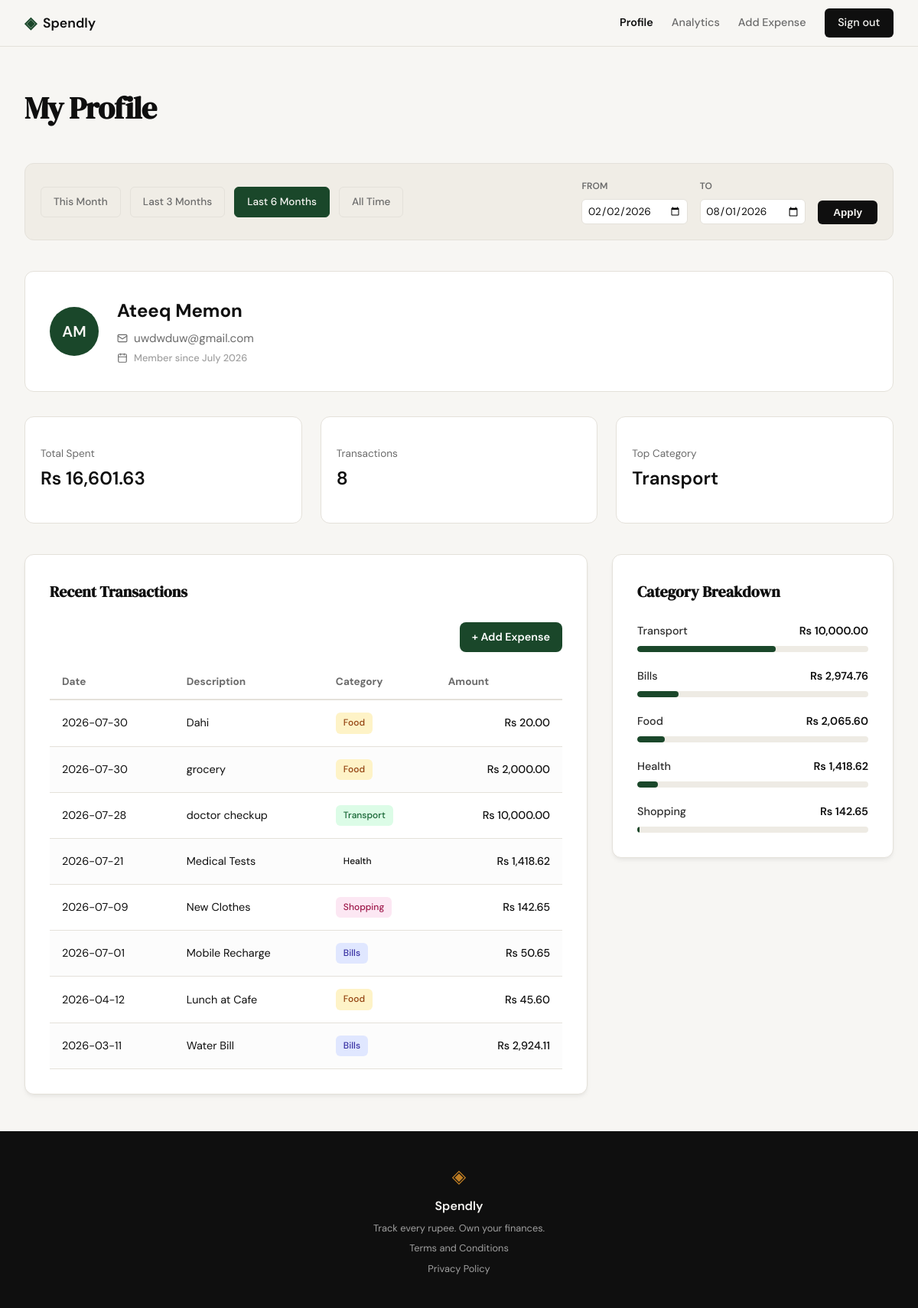
The page /profile?date_from=2026-02-02&date_to=2026-08-01 (signed in) on the database its author committed.
### tables this page shows
CREATE TABLE users (
                id INTEGER PRIMARY KEY AUTOINCREMENT,
                name TEXT NOT NULL,
                email TEXT UNIQUE NOT NULL,
                password_hash TEXT NOT NULL,
                created_at TEXT DEFAULT (datetime('now'))
            );

CREATE TABLE expenses (
                id INTEGER PRIMARY KEY AUTOINCREMENT,
                user_id INTEGER NOT NULL,
                amount REAL NOT NULL,
                category TEXT NOT NULL,
                date TEXT NOT NULL,
                description TEXT,
                created_at TEXT DEFAULT (datetime('now')),
                FOREIGN KEY (user_id) REFERENCES users (id)
            );

### app.py (the view)
@app.route("/profile")
def profile():
    if not session.get("user_id"):
        flash("Please log in to access your profile.", "error")
        return redirect(url_for("login"))
    user_id = session["user_id"]
    date_from = request.args.get("date_from")
    date_to = request.args.get("date_to")
    validated_from = None
    validated_to = None
    if date_from and date_to:
        try:
            validated_from = datetime.strptime(date_from, "%Y-%m-%d").date()
            validated_to = datetime.strptime(date_to, "%Y-%m-%d").date()
            if validated_from > validated_to:
                flash("Start date must be before end date.", "error")
                validated_from = validated_to = None
        except ValueError:
            validated_from = validated_to = None # Explicitly reset
    today = datetime.now().date()
    presets = {
        "this_month": {
            "label": "This Month",
            "from": datetime(today.year, today.month, 1).date(),
            "to": today
        },
        "last_3_months": {
            "label": "Last 3 Months",
            "from": today - timedelta(days=90), # Approx 3 months
            "to": today
        },
        "last_6_months": {
            "label": "Last 6 Months",
            "from": today - timedelta(days=180), # Approx 6 months
            "to": today
        },
        "all_time": {
            "label": "All Time",
            "from": None,
            "to": None
        }
    }
    user_info = get_user_by_id(user_id)
    if not user_info:
        flash("User profile not found.", "error")
        return redirect(url_for("login"))
    stats = get_summary_stats(user_id, date_from=validated_from, date_to=validated_to)
    txs = get_recent_transactions(user_id, date_from=validated_from, date_to=validated_to)
    cats = get_category_breakdown(user_id, date_from=validated_from, date_to=validated_to)
    profile_data = {
        "user": {
            "name": user_info["name"],
            "email": user_info["email"],
            "initials": "".join([n[0].upper() for n in user_info["name"].split()]),
            "joined": user_info["member_since"]
        },
        "stats": {
            "total_spent": f"Rs {stats['total_spent']:,.2f}",
            "tx_count": stats["transaction_count"],
            "top_category": stats["top_category"]
        },
        "transactions": [
            {
                "date": tx["date"],
                "desc": tx["desc"],
                "category": tx["category"],
                "amount": f"Rs {tx['amount']:,.2f}"
            }
            for tx in txs
        ],
        "categories": [
            {
                "name": cat["name"],
                "amount": f"Rs {cat['amount']:,.2f}",
                "percent": cat["pct"]
            }
            for cat in cats
        ]
    }
    return render_template("profile.html", profile=profile_data, date_from=validated_from, date_to=validated_to, presets=presets)

### database/db.py (called while the page is built)
def get_db():
    conn = sqlite3.connect(DB_PATH)
    conn.row_factory = sqlite3.Row
    conn.execute("PRAGMA foreign_keys = ON")
    return conn

### database/queries.py (called while the page is built)
def get_user_by_id(user_id):
    with get_db() as conn:
        row = conn.execute('SELECT name, email, created_at FROM users WHERE id = ?', (user_id,)).fetchone()
        if not row:
            return None
        try:
            dt = datetime.strptime(row['created_at'], '%Y-%m-%d %H:%M:%S')
            member_since = dt.strftime('%B %Y')
        except (ValueError, TypeError):
            member_since = "Unknown"
        return {
            "name": row['name'],
            "email": row['email'],
            "member_since": member_since
        }

### templates/profile.html (shortened to what this page needs)
{% extends "base.html" %}
{% block content %}
<div class="profile-container">
    <header class="profile-header">
        <h1 class="profile-title">My Profile</h1>
    </header>
    <section class="profile-filter-bar">
        <div class="filter-presets">
            {% for id, preset in presets.items() %}
            <a href="{{ url_for('profile', date_from=preset.from, date_to=preset.to) }}"
               class="filter-btn {{ 'active' if (date_from == preset.from and date_to == preset.to) else '' }}">
                {{ preset.label }}
            </a>
            {% endfor %}
        </div>
        <form class="filter-custom-range" method="GET" action="{{ url_for('profile') }}">
            <div class="input-group">
                <label for="date_from">From</label>
                <input type="date" id="date_from" name="date_from" value="{{ date_from or '' }}">
            </div>
            <div class="input-group">
                <label for="date_to">To</label>
                <input type="date" id="date_to" name="date_to" value="{{ date_to or '' }}">
            </div>
            <button type="submit" class="btn-apply">Apply</button>
        </form>
    </section>
    <section class="profile-user-card">
        <div class="user-info-wrapper">
            <div class="avatar-circle">
                {{ profile.user.initials }}
            </div>
            <div class="user-details">
                <h2 class="user-name">{{ profile.user.name }}</h2>
                <div class="user-email-row">
                    <i data-lucide="mail" class="inline-icon"></i>
                    <span class="user-email">{{ profile.user.email }}</span>
                </div>
                <div class="user-meta-row">
                    <i data-lucide="calendar" class="inline-icon"></i>
                    <span class="user-meta">Member since {{ profile.user.joined }}</span>
                </div>
            </div>
        </div>
    </section>
    <section class="profile-stats-row">
        <div class="summary-card">
            <div class="stat-content">
                <span class="stat-label">Total Spent</span>
                <span class="stat-value">{{ profile.stats.total_spent }}</span>
            </div>
        </div>
        <div class="summary-card">
            <div class="stat-content">
                <span class="stat-label">Transactions</span>
                <span class="stat-value">{{ profile.stats.tx_count }}</span>
            </div>
        </div>
        <div class="summary-card">
            <div class="stat-content">
                <span class="stat-label">Top Category</span>
                <span class="stat-value">{{ profile.stats.top_category }}</span>
            </div>
        </div>
    </section>
    <div class="profile-grid">
        <section class="profile-section">
            <div class="dashboard-card">
                <h3 class="section-title">Recent Transactions</h3>
                <div class="table-actions" style="display: flex; justify-content: flex-end; margin-bottom: 1rem;">
                    <a href="{{ url_for('add_expense') }}" class="btn-add-expense" style="background-color: var(--accent); color: white; padding: 0.5rem 1rem; border-radius: 8px; text-decoration: none; font-weight: 600; font-size: 0.9rem;">+ Add Expense</a>
                </div>
                <div class="table-responsive">
                    <table class="dashboard-table">
                        <thead>
                            <tr>
                                <th>Date</th>
                                <th>Description</th>
                                <th>Category</th>
                                <th class="text-right">Amount</th>
                            </tr>
                        </thead>
                        <tbody>
                            {% for tx in profile.transactions %}
                            <tr>
                                <td>{{ tx.date }}</td>
                                <td>{{ tx.desc }}</td>
                                <td>
                                    <span class="category-badge badge-{{ tx.category|lower }}">
                                        {{ tx.category }}
                                    </span>
                                </td>
                                <td class="text-right amount">{{ tx.amount }}</td>
                            </tr>
                            {% endfor %}
                        </tbody>
                    </table>
                </div>
            </div>
        </section>
        <section class="profile-section">
            <div class="dashboard-card">
                <h3 class="section-title">Category Breakdown</h3>
                <div class="category-list">
                    {% for cat in profile.categories %}
                    <div class="category-item">
                        <div class="category-info">
                            <span class="cat-name">{{ cat.name }}</span>
                            <span class="cat-amount">{{ cat.amount }}</span>
                        </div>
                        <div class="progress-bar-container">
                            <div class="progress-bar" style="width: {{ cat.percent }}%;"></div>
                        </div>
                    </div>
                    {% endfor %}
                </div>
            </div>
        </section>
    </div>
</div>
{% endblock %}

### rows shown on the page
users: user.name "Ateeq Memon", user.email "uwdwduw@gmail.com"
expenses: stats.top_category "Transport", date "2026-07-28", desc "doctor checkup", category "Transport", amount "Rs 10,000.00"
expenses: date "2026-07-30", desc "Dahi", category "Food", amount "Rs 20.00"
expenses: date "2026-07-30", desc "grocery", category "Food", amount "Rs 2,000.00"
expenses: date "2026-07-21", desc "Medical Tests", category "Health", amount "Rs 1,418.62"
expenses: date "2026-07-09", desc "New Clothes", category "Shopping", amount "Rs 142.65"
expenses: date "2026-07-01", desc "Mobile Recharge", category "Bills", amount "Rs 50.65"
expenses: date "2026-04-12", desc "Lunch at Cafe", category "Food", amount "Rs 45.60"
expenses: date "2026-03-11", desc "Water Bill", category "Bills", amount "Rs 2,924.11"

### other values the page prints
{{ preset.label }} "This Month" "Last 3 Months" "Last 6 Months" "All Time"
{{ profile.user.initials }} "AM"
{{ profile.user.joined }} "July 2026"
{{ profile.stats.total_spent }} "Rs 16,601.63"
{{ profile.stats.tx_count }} "8"
{{ cat.name }} "Transport" "Bills" "Food" "Health" "Shopping"
{{ cat.amount }} "Rs 10,000.00" "Rs 2,974.76" "Rs 2,065.60" "Rs 1,418.62" "Rs 142.65"
